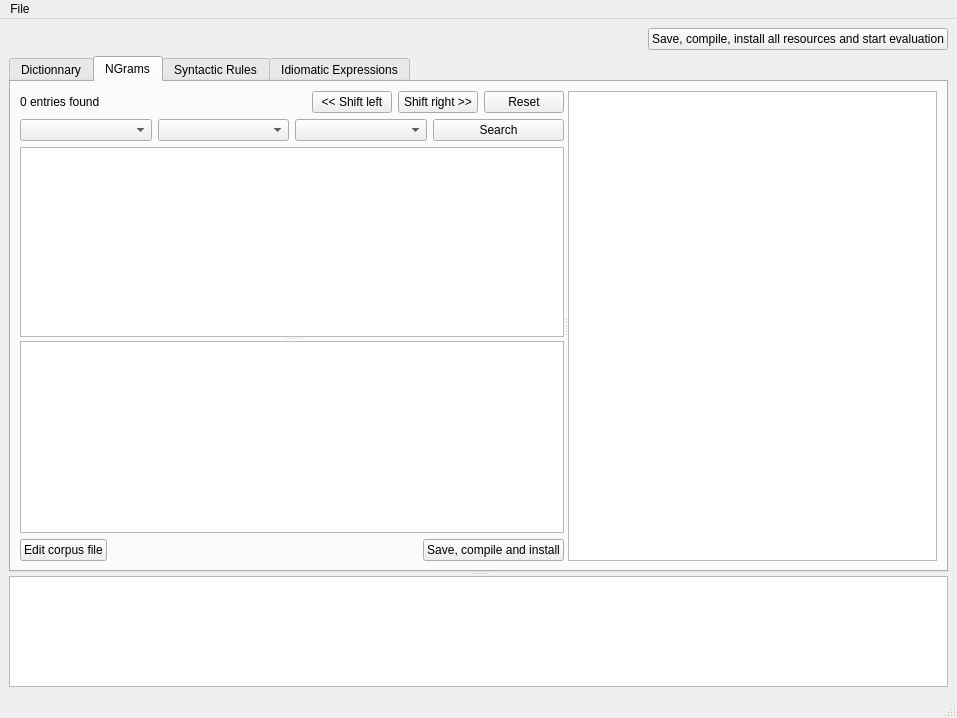
<?xml version="1.0" encoding="UTF-8"?>

<!--
Copyright 2002-2013 CEA LIST
SPDX-FileCopyrightText: 2022 CEA LIST <gael.de-chalendar@cea.fr>

SPDX-License-Identifier: MIT
-->

    <ui version="4.0">
 <class>PelfResourceToolWindow</class>
 <widget class="QMainWindow" name="PelfResourceToolWindow">
  <property name="geometry">
   <rect>
    <x>0</x>
    <y>0</y>
    <width>957</width>
    <height>718</height>
   </rect>
  </property>
  <property name="windowTitle">
   <string>Resource Tool - Pelf</string>
  </property>
  <widget class="QWidget" name="centralwidget">
   <layout class="QGridLayout" name="gridLayout_5">
    <item row="0" column="0">
     <widget class="QSplitter" name="messagesSplitter">
      <property name="orientation">
       <enum>Qt::Vertical</enum>
      </property>
      <widget class="QWidget" name="layoutWidget">
       <layout class="QVBoxLayout" name="verticalLayout_2">
        <item>
         <layout class="QHBoxLayout" name="horizontalLayout_6">
          <item>
           <spacer name="horizontalSpacer_3">
            <property name="orientation">
             <enum>Qt::Horizontal</enum>
            </property>
            <property name="sizeHint" stdset="0">
             <size>
              <width>40</width>
              <height>20</height>
             </size>
            </property>
           </spacer>
          </item>
          <item>
           <widget class="QPushButton" name="evaluationBtn">
            <property name="text">
             <string>Save, compile, install all resources and start evaluation</string>
            </property>
           </widget>
          </item>
         </layout>
        </item>
        <item>
         <widget class="QTabWidget" name="editorTabsWidget">
          <property name="sizePolicy">
           <sizepolicy hsizetype="Expanding" vsizetype="Expanding">
            <horstretch>0</horstretch>
            <verstretch>6</verstretch>
           </sizepolicy>
          </property>
          <property name="currentIndex">
           <number>1</number>
          </property>
          <widget class="QWidget" name="dictionnaryTab">
           <attribute name="title">
            <string>Dictionnary</string>
           </attribute>
           <layout class="QGridLayout" name="gridLayout">
            <item row="0" column="0">
             <layout class="QVBoxLayout" name="verticalLayout">
              <item>
               <layout class="QHBoxLayout" name="horizontalLayout_2">
                <item>
                 <widget class="QLabel" name="dictionnaryCountLbl">
                  <property name="text">
                   <string>0 entries found</string>
                  </property>
                 </widget>
                </item>
                <item>
                 <spacer name="horizontalSpacer">
                  <property name="orientation">
                   <enum>Qt::Horizontal</enum>
                  </property>
                  <property name="sizeType">
                   <enum>QSizePolicy::Expanding</enum>
                  </property>
                  <property name="sizeHint" stdset="0">
                   <size>
                    <width>258</width>
                    <height>17</height>
                   </size>
                  </property>
                 </spacer>
                </item>
                <item>
                 <widget class="QLineEdit" name="dictionnarySearchInp">
                  <property name="sizePolicy">
                   <sizepolicy hsizetype="Expanding" vsizetype="Fixed">
                    <horstretch>1</horstretch>
                    <verstretch>0</verstretch>
                   </sizepolicy>
                  </property>
                 </widget>
                </item>
                <item>
                 <widget class="QComboBox" name="dictionnarySearchCb">
                  <property name="sizePolicy">
                   <sizepolicy hsizetype="Preferred" vsizetype="Fixed">
                    <horstretch>2</horstretch>
                    <verstretch>0</verstretch>
                   </sizepolicy>
                  </property>
                  <property name="sizeAdjustPolicy">
                   <enum>QComboBox::AdjustToMinimumContentsLength</enum>
                  </property>
                 </widget>
                </item>
                <item>
                 <widget class="QPushButton" name="dictionnarySearchBtn">
                  <property name="text">
                   <string>Search</string>
                  </property>
                 </widget>
                </item>
               </layout>
              </item>
              <item>
               <widget class="Lima::Pelf::ResourceEditorTableWidget" name="dictionnaryView">
                <property name="alternatingRowColors">
                 <bool>true</bool>
                </property>
                <property name="selectionBehavior">
                 <enum>QAbstractItemView::SelectRows</enum>
                </property>
                <property name="sortingEnabled">
                 <bool>true</bool>
                </property>
               </widget>
              </item>
              <item>
               <layout class="QHBoxLayout" name="horizontalLayout_5">
                <item>
                 <widget class="QPushButton" name="dictionnaryAddBtn">
                  <property name="text">
                   <string>New entry</string>
                  </property>
                 </widget>
                </item>
                <item>
                 <spacer name="horizontalSpacer_2">
                  <property name="orientation">
                   <enum>Qt::Horizontal</enum>
                  </property>
                  <property name="sizeHint" stdset="0">
                   <size>
                    <width>40</width>
                    <height>20</height>
                   </size>
                  </property>
                 </spacer>
                </item>
                <item>
                 <widget class="QPushButton" name="dictionnaryInstallBtn">
                  <property name="text">
                   <string>Save, compile and install</string>
                  </property>
                 </widget>
                </item>
               </layout>
              </item>
             </layout>
            </item>
           </layout>
          </widget>
          <widget class="QWidget" name="nGramsTab">
           <attribute name="title">
            <string>NGrams</string>
           </attribute>
           <layout class="QGridLayout" name="gridLayout_3">
            <item row="0" column="0">
             <widget class="QSplitter" name="ngramsCategoriesSplitter">
              <property name="orientation">
               <enum>Qt::Horizontal</enum>
              </property>
              <widget class="QWidget" name="layoutWidget1">
               <layout class="QVBoxLayout" name="verticalLayout_4">
                <item>
                 <layout class="QHBoxLayout" name="horizontalLayout_12">
                  <item>
                   <widget class="QLabel" name="nGramsCountLbl">
                    <property name="text">
                     <string>0 entries found</string>
                    </property>
                   </widget>
                  </item>
                  <item>
                   <spacer name="horizontalSpacer_7">
                    <property name="orientation">
                     <enum>Qt::Horizontal</enum>
                    </property>
                    <property name="sizeHint" stdset="0">
                     <size>
                      <width>40</width>
                      <height>20</height>
                     </size>
                    </property>
                   </spacer>
                  </item>
                  <item>
                   <widget class="QPushButton" name="nGramsShiftLeftBtn">
                    <property name="sizePolicy">
                     <sizepolicy hsizetype="Minimum" vsizetype="Fixed">
                      <horstretch>0</horstretch>
                      <verstretch>0</verstretch>
                     </sizepolicy>
                    </property>
                    <property name="text">
                     <string>&lt;&lt; Shift left</string>
                    </property>
                   </widget>
                  </item>
                  <item>
                   <widget class="QPushButton" name="nGramsShiftRightBtn">
                    <property name="sizePolicy">
                     <sizepolicy hsizetype="Minimum" vsizetype="Fixed">
                      <horstretch>0</horstretch>
                      <verstretch>0</verstretch>
                     </sizepolicy>
                    </property>
                    <property name="text">
                     <string>Shift right &gt;&gt;</string>
                    </property>
                   </widget>
                  </item>
                  <item>
                   <widget class="QPushButton" name="nGramsResetBtn">
                    <property name="text">
                     <string>Reset</string>
                    </property>
                   </widget>
                  </item>
                 </layout>
                </item>
                <item>
                 <layout class="QHBoxLayout" name="horizontalLayout">
                  <item>
                   <widget class="QComboBox" name="nGramsSearchCb1">
                    <property name="sizeAdjustPolicy">
                     <enum>QComboBox::AdjustToMinimumContentsLength</enum>
                    </property>
                   </widget>
                  </item>
                  <item>
                   <widget class="QComboBox" name="nGramsSearchCb2">
                    <property name="sizeAdjustPolicy">
                     <enum>QComboBox::AdjustToMinimumContentsLength</enum>
                    </property>
                   </widget>
                  </item>
                  <item>
                   <widget class="QComboBox" name="nGramsSearchCb3">
                    <property name="sizeAdjustPolicy">
                     <enum>QComboBox::AdjustToMinimumContentsLength</enum>
                    </property>
                   </widget>
                  </item>
                  <item>
                   <widget class="QPushButton" name="nGramsSearchBtn">
                    <property name="text">
                     <string>Search</string>
                    </property>
                   </widget>
                  </item>
                 </layout>
                </item>
                <item>
                 <widget class="QSplitter" name="ngramsOccurencesSplitter">
                  <property name="orientation">
                   <enum>Qt::Vertical</enum>
                  </property>
                  <widget class="Lima::Pelf::ResourceReaderTableWidget" name="nGramsView">
                   <property name="sizePolicy">
                    <sizepolicy hsizetype="Expanding" vsizetype="Expanding">
                     <horstretch>0</horstretch>
                     <verstretch>2</verstretch>
                    </sizepolicy>
                   </property>
                   <property name="alternatingRowColors">
                    <bool>true</bool>
                   </property>
                   <property name="selectionBehavior">
                    <enum>QAbstractItemView::SelectRows</enum>
                   </property>
                   <property name="sortingEnabled">
                    <bool>true</bool>
                   </property>
                  </widget>
                  <widget class="QPlainTextEdit" name="nGramsMatchesEdit">
                   <property name="lineWrapMode">
                    <enum>QPlainTextEdit::NoWrap</enum>
                   </property>
                   <property name="readOnly">
                    <bool>true</bool>
                   </property>
                  </widget>
                 </widget>
                </item>
                <item>
                 <layout class="QHBoxLayout" name="horizontalLayout_8">
                  <item>
                   <widget class="QPushButton" name="nGramsEditCorpusBtn">
                    <property name="text">
                     <string>Edit corpus file</string>
                    </property>
                   </widget>
                  </item>
                  <item>
                   <spacer name="horizontalSpacer_4">
                    <property name="orientation">
                     <enum>Qt::Horizontal</enum>
                    </property>
                    <property name="sizeHint" stdset="0">
                     <size>
                      <width>40</width>
                      <height>20</height>
                     </size>
                    </property>
                   </spacer>
                  </item>
                  <item>
                   <widget class="QPushButton" name="nGramsInstallBtn">
                    <property name="text">
                     <string>Save, compile and install</string>
                    </property>
                   </widget>
                  </item>
                 </layout>
                </item>
               </layout>
              </widget>
              <widget class="QPlainTextEdit" name="nGramsSymbolicCodesEdit">
               <property name="lineWrapMode">
                <enum>QPlainTextEdit::NoWrap</enum>
               </property>
               <property name="readOnly">
                <bool>true</bool>
               </property>
               <property name="tabStopWidth">
                <number>50</number>
               </property>
              </widget>
             </widget>
            </item>
           </layout>
          </widget>
          <widget class="QWidget" name="syntacticRulesTab">
           <attribute name="title">
            <string>Syntactic Rules</string>
           </attribute>
           <layout class="QGridLayout" name="gridLayout_4">
            <item row="0" column="0">
             <layout class="QHBoxLayout" name="horizontalLayout_3">
              <item>
               <widget class="QLabel" name="syntacticRulesCountLbl">
                <property name="text">
                 <string>0 matches found</string>
                </property>
               </widget>
              </item>
              <item>
               <spacer name="horizontalSpacer_5">
                <property name="orientation">
                 <enum>Qt::Horizontal</enum>
                </property>
                <property name="sizeHint" stdset="0">
                 <size>
                  <width>40</width>
                  <height>20</height>
                 </size>
                </property>
               </spacer>
              </item>
              <item>
               <widget class="QPushButton" name="syntacticRulesPreviousMatchBtn">
                <property name="text">
                 <string>Previous match</string>
                </property>
               </widget>
              </item>
              <item>
               <widget class="QPushButton" name="syntacticRulesNextMatchBtn">
                <property name="text">
                 <string>Next match</string>
                </property>
               </widget>
              </item>
             </layout>
            </item>
            <item row="1" column="0">
             <layout class="QHBoxLayout" name="horizontalLayout_10">
              <item>
               <widget class="QLineEdit" name="syntacticRulesSearchInp">
                <property name="sizePolicy">
                 <sizepolicy hsizetype="Expanding" vsizetype="Fixed">
                  <horstretch>0</horstretch>
                  <verstretch>0</verstretch>
                 </sizepolicy>
                </property>
               </widget>
              </item>
              <item>
               <widget class="QLabel" name="label">
                <property name="text">
                 <string>Type</string>
                </property>
               </widget>
              </item>
              <item>
               <widget class="QComboBox" name="syntacticRulesCategoryCb">
                <property name="sizePolicy">
                 <sizepolicy hsizetype="MinimumExpanding" vsizetype="Fixed">
                  <horstretch>0</horstretch>
                  <verstretch>0</verstretch>
                 </sizepolicy>
                </property>
                <property name="sizeAdjustPolicy">
                 <enum>QComboBox::AdjustToMinimumContentsLength</enum>
                </property>
               </widget>
              </item>
              <item>
               <widget class="QLabel" name="label_2">
                <property name="text">
                 <string>Matches</string>
                </property>
               </widget>
              </item>
              <item>
               <widget class="QComboBox" name="syntacticRulesMatchCb">
                <property name="sizePolicy">
                 <sizepolicy hsizetype="Expanding" vsizetype="Fixed">
                  <horstretch>0</horstretch>
                  <verstretch>0</verstretch>
                 </sizepolicy>
                </property>
                <property name="sizeAdjustPolicy">
                 <enum>QComboBox::AdjustToMinimumContentsLength</enum>
                </property>
               </widget>
              </item>
              <item>
               <widget class="QLabel" name="label_4">
                <property name="text">
                 <string>Creates</string>
                </property>
               </widget>
              </item>
              <item>
               <widget class="QComboBox" name="syntacticRulesCreateCb">
                <property name="sizePolicy">
                 <sizepolicy hsizetype="MinimumExpanding" vsizetype="Fixed">
                  <horstretch>0</horstretch>
                  <verstretch>0</verstretch>
                 </sizepolicy>
                </property>
                <property name="sizeAdjustPolicy">
                 <enum>QComboBox::AdjustToMinimumContentsLength</enum>
                </property>
               </widget>
              </item>
              <item>
               <widget class="QPushButton" name="syntacticRulesSearchBtn">
                <property name="text">
                 <string>Search</string>
                </property>
               </widget>
              </item>
             </layout>
            </item>
            <item row="2" column="0">
             <widget class="Lima::Pelf::ResourceReaderToolBoxWidget" name="syntacticRulesView">
              <property name="currentIndex">
               <number>0</number>
              </property>
              <property name="tabSpacing">
               <number>0</number>
              </property>
              <widget class="QWidget" name="page">
               <property name="geometry">
                <rect>
                 <x>0</x>
                 <y>0</y>
                 <width>921</width>
                 <height>355</height>
                </rect>
               </property>
               <attribute name="label">
                <string>Page 1</string>
               </attribute>
              </widget>
             </widget>
            </item>
            <item row="3" column="0">
             <layout class="QHBoxLayout" name="horizontalLayout_9">
              <item>
               <spacer name="horizontalSpacer_6">
                <property name="orientation">
                 <enum>Qt::Horizontal</enum>
                </property>
                <property name="sizeHint" stdset="0">
                 <size>
                  <width>40</width>
                  <height>20</height>
                 </size>
                </property>
               </spacer>
              </item>
              <item>
               <widget class="QPushButton" name="syntacticRulesInstallBtn">
                <property name="text">
                 <string>Save, compile and install</string>
                </property>
               </widget>
              </item>
             </layout>
            </item>
           </layout>
          </widget>
          <widget class="QWidget" name="idiomaticExpressionsTab">
           <attribute name="title">
            <string>Idiomatic Expressions</string>
           </attribute>
           <layout class="QGridLayout" name="gridLayout_2">
            <item row="0" column="0">
             <layout class="QVBoxLayout" name="verticalLayout_3">
              <item>
               <layout class="QHBoxLayout" name="horizontalLayout_4">
                <item>
                 <widget class="QLabel" name="idiomaticExpressionsCountLbl">
                  <property name="text">
                   <string>0 entries found</string>
                  </property>
                 </widget>
                </item>
                <item>
                 <spacer name="horizontalSpacer_1">
                  <property name="orientation">
                   <enum>Qt::Horizontal</enum>
                  </property>
                  <property name="sizeHint" stdset="0">
                   <size>
                    <width>258</width>
                    <height>17</height>
                   </size>
                  </property>
                 </spacer>
                </item>
                <item>
                 <widget class="QLineEdit" name="idiomaticExpressionsSearchInp">
                  <property name="sizePolicy">
                   <sizepolicy hsizetype="Expanding" vsizetype="Fixed">
                    <horstretch>1</horstretch>
                    <verstretch>0</verstretch>
                   </sizepolicy>
                  </property>
                 </widget>
                </item>
                <item>
                 <widget class="QComboBox" name="idiomaticExpressionsSearchCb">
                  <property name="sizePolicy">
                   <sizepolicy hsizetype="Preferred" vsizetype="Fixed">
                    <horstretch>2</horstretch>
                    <verstretch>0</verstretch>
                   </sizepolicy>
                  </property>
                  <property name="sizeAdjustPolicy">
                   <enum>QComboBox::AdjustToMinimumContentsLength</enum>
                  </property>
                 </widget>
                </item>
                <item>
                 <widget class="QPushButton" name="idiomaticExpressionsSearchBtn">
                  <property name="text">
                   <string>Search</string>
                  </property>
                 </widget>
                </item>
               </layout>
              </item>
              <item>
               <widget class="Lima::Pelf::ResourceEditorTableWidget" name="idiomaticExpressionsView">
                <property name="alternatingRowColors">
                 <bool>true</bool>
                </property>
                <property name="selectionBehavior">
                 <enum>QAbstractItemView::SelectRows</enum>
                </property>
                <property name="sortingEnabled">
                 <bool>true</bool>
                </property>
               </widget>
              </item>
              <item>
               <layout class="QHBoxLayout" name="horizontalLayout_7">
                <item>
                 <widget class="QPushButton" name="idiomaticExpressionsAddBtn">
                  <property name="text">
                   <string>New entry</string>
                  </property>
                 </widget>
                </item>
                <item>
                 <spacer name="horizontalSpacer_8">
                  <property name="orientation">
                   <enum>Qt::Horizontal</enum>
                  </property>
                  <property name="sizeHint" stdset="0">
                   <size>
                    <width>40</width>
                    <height>20</height>
                   </size>
                  </property>
                 </spacer>
                </item>
                <item>
                 <widget class="QPushButton" name="idiomaticExpressionsInstallBtn">
                  <property name="text">
                   <string>Save, compile and install</string>
                  </property>
                 </widget>
                </item>
               </layout>
              </item>
             </layout>
            </item>
           </layout>
          </widget>
         </widget>
        </item>
       </layout>
      </widget>
      <widget class="QTextBrowser" name="logTextBrowser">
       <property name="sizePolicy">
        <sizepolicy hsizetype="Expanding" vsizetype="Expanding">
         <horstretch>0</horstretch>
         <verstretch>1</verstretch>
        </sizepolicy>
       </property>
      </widget>
     </widget>
    </item>
   </layout>
  </widget>
  <widget class="QMenuBar" name="menubar">
   <property name="geometry">
    <rect>
     <x>0</x>
     <y>0</y>
     <width>957</width>
     <height>24</height>
    </rect>
   </property>
   <widget class="QMenu" name="menuFile">
    <property name="title">
     <string>File</string>
    </property>
    <addaction name="actionClose"/>
   </widget>
   <addaction name="menuFile"/>
  </widget>
  <widget class="QStatusBar" name="statusbar"/>
  <action name="actionOpen_configuration">
   <property name="text">
    <string>Open configuration</string>
   </property>
  </action>
  <action name="actionSave_configuration">
   <property name="text">
    <string>Save configuration</string>
   </property>
  </action>
  <action name="actionClose">
   <property name="text">
    <string>Exit</string>
   </property>
  </action>
 </widget>
 <customwidgets>
  <customwidget>
   <class>Lima::Pelf::ResourceEditorTableWidget</class>
   <extends>QTableView</extends>
   <header>ResourceEditorTableWidget.h</header>
  </customwidget>
  <customwidget>
   <class>Lima::Pelf::ResourceReaderTableWidget</class>
   <extends>QTableView</extends>
   <header>ResourceReaderTableWidget.h</header>
  </customwidget>
  <customwidget>
   <class>Lima::Pelf::ResourceReaderToolBoxWidget</class>
   <extends>QToolBox</extends>
   <header>ResourceReaderToolBoxWidget.h</header>
   <container>1</container>
  </customwidget>
 </customwidgets>
 <resources/>
 <connections>
  <connection>
   <sender>actionClose</sender>
   <signal>triggered()</signal>
   <receiver>PelfResourceToolWindow</receiver>
   <slot>close()</slot>
   <hints>
    <hint type="sourcelabel">
     <x>-1</x>
     <y>-1</y>
    </hint>
    <hint type="destinationlabel">
     <x>327</x>
     <y>397</y>
    </hint>
   </hints>
  </connection>
 </connections>
</ui>
